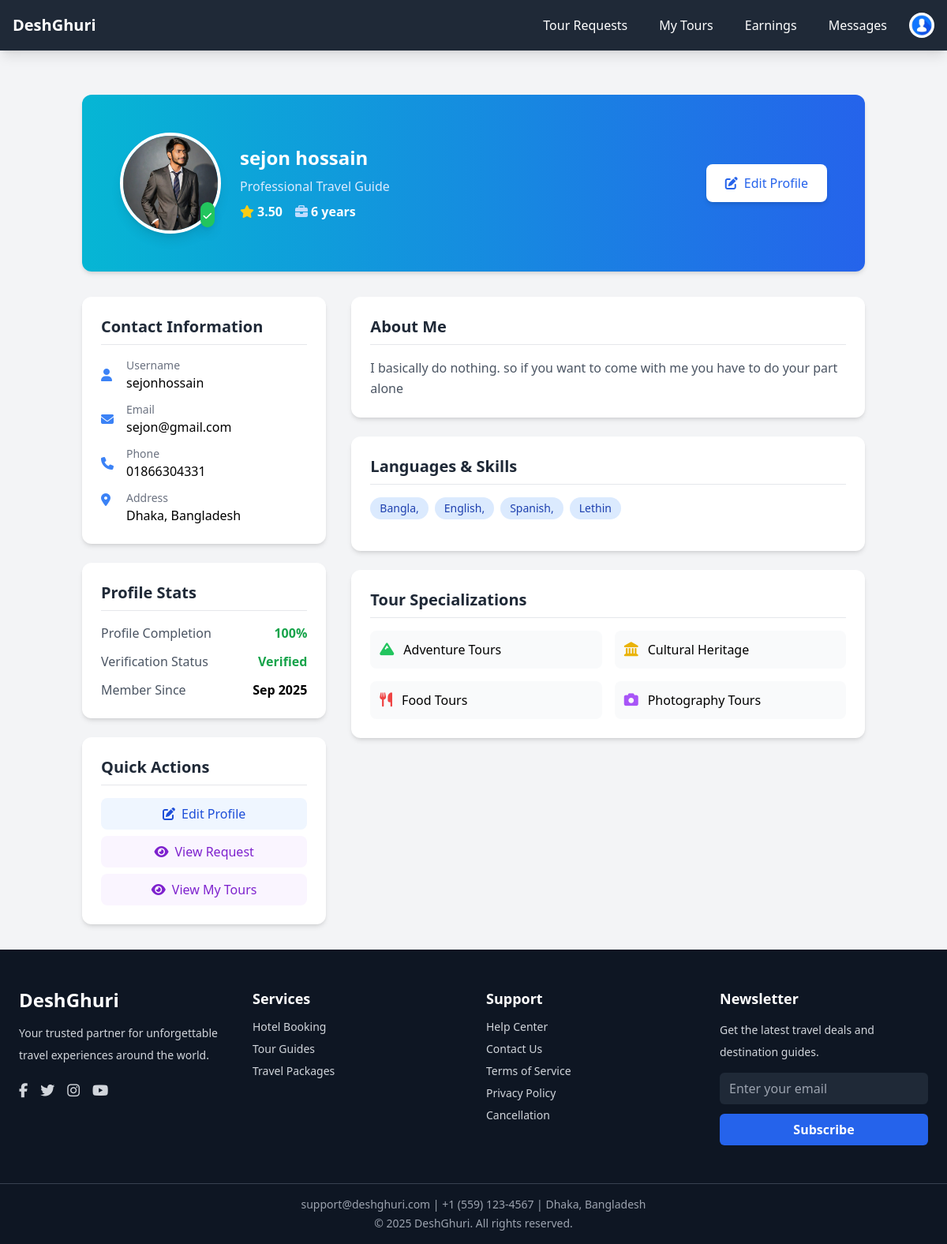
The app's page /guides/profile/ (signed in) with its own data.
### guides/models.py (models this page shows, shortened)
class GuideProfile(models.Model):
    user = models.OneToOneField(settings.AUTH_USER_MODEL, on_delete=models.CASCADE)
    phone = models.CharField(max_length=30, blank=True)
    bio = models.TextField(blank=True)
    experience_years = models.PositiveIntegerField(default=0)
    avatar = models.ImageField(upload_to='guides/avatars/', blank=True)
    is_verified = models.BooleanField(default=False)
    average_rating = models.DecimalField(max_digits=3, decimal_places=2, default=0.0)
    languages = models.CharField(max_length=200, blank=True)
    address = models.TextField(blank=True)
    is_completed = models.BooleanField(default=False)

### accounts/models.py (models this page shows, shortened)
class User(AbstractUser):
    username = models.CharField(
        max_length=150,
        unique=True,
        help_text="Required. 150 characters or fewer."
    )
    ROLE_CHOICES = (
        ('tourist', 'Tourist'),
        ('guide', 'Guide'),
        ('hotel_manager', 'Hotel Manager'),
    )
    role = models.CharField(max_length=20, choices=ROLE_CHOICES)
    agree_terms = models.BooleanField(default=False)

### accounts/utils.py (the view)
        def wrapper(request, *args, **kwargs):
            if request.user.is_authenticated and request.user.role in allowed_roles:
                return view_func(request, *args, **kwargs)
            else:
                raise PermissionDenied

### accounts/context_processors.py (called while the page is built)
def user_role(request):
    user = None
    role = None
    if request.user.is_authenticated:
        user = request.user
        role = user.role  # from your custom User model field
    return {
        'logged_user': user,
        'logged_role': role,
    }

### accounts/utils.py (called while the page is built)
def role_required(allowed_roles=None):
    if allowed_roles is None:
        allowed_roles = []
    def decorator(view_func):
        def wrapper(request, *args, **kwargs):
            if request.user.is_authenticated and request.user.role in allowed_roles:
                return view_func(request, *args, **kwargs)
            else:
                raise PermissionDenied
        return wrapper
    return decorator

### guides/views.py (called while the page is built)
@login_required
@role_required(['guide'])
def guide_profile(request):
    profile = GuideProfile.objects.filter(user=request.user).first()
    if profile:
        profile.refresh_from_db()
    return render(request, "guides/profile.html", {"guide_profile": profile})

### template/guides/profile.html (shortened to what this page needs)
{% extends "base.html" %}
{% load static %}
{% block content %}
<div class="container mx-auto px-4 py-8 max-w-5xl">
    <div class="bg-gradient-to-r from-cyan-500 to-blue-600 rounded-xl shadow-md overflow-hidden mb-8">
        <div class="p-12">
            <div class="flex flex-col md:flex-row justify-between items-start md:items-center">
                <div class="flex flex-col md:flex-row items-center space-x-0 md:space-x-6 space-y-4 md:space-y-0">
                    <div class="relative">
                        {% if guide_profile.avatar %}
                            <img src="{{ guide_profile.avatar.url }}" alt="Profile Avatar"
                                 class="w-32 h-32 rounded-full border-4 border-white shadow-lg object-cover">
                        {% else %}
                            <div class="w-28 h-28 rounded-full border-4 border-white shadow-lg bg-blue-400 flex items-center justify-center">
                                <i class="fas fa-user text-white text-3xl"></i>
                            </div>
                        {% endif %}
                        {% if guide_profile.is_verified %}
                            <span class="absolute bottom-2 right-2 bg-green-500 text-white p-1 rounded-full shadow-lg">
                                <i class="fas fa-check text-xs"></i>
                            </span>
                        {% endif %}
                    </div>
                    <div class="text-center md:text-left">
                        <h2 class="text-2xl font-bold text-white">
                            {{ user.get_full_name|default:user.username }}
                        </h2>
                        <p class="text-blue-100 mt-2">Professional Travel Guide</p>
                        <div class="flex items-center justify-center md:justify-start mt-2 space-x-4">
                            <div class="flex items-center">
                                <i class="fas fa-star text-yellow-400 mr-1"></i>
                                <span class="font-semibold text-white">{{ guide_profile.average_rating|default:"0.0" }}</span>
                            </div>
                            {% if guide_profile.experience_years %}
                            <div class="flex items-center">
                                <i class="fas fa-briefcase text-blue-200 mr-1"></i>
                                <span class="font-semibold text-white">{{ guide_profile.experience_years }} year{{ guide_profile.experience_years|pluralize }}</span>
                            </div>
                            {% endif %}
                        </div>
                    </div>
                </div>
                <div class="mt-4 md:mt-0">
                    <a href="{% url 'edit_profile' %}" class="bg-white hover:bg-blue-100 text-blue-600 px-6 py-3 rounded-lg font-medium transition inline-flex items-center shadow-md hover:shadow-lg">
                        <i class="fas fa-edit mr-2"></i>Edit Profile
                    </a>
                </div>
            </div>
        </div>
    </div>
    <div class="grid grid-cols-1 lg:grid-cols-3 gap-8">
        <div class="lg:col-span-1 space-y-6">
            <div class="bg-white rounded-xl shadow-md p-6">
                <h3 class="text-xl font-semibold text-gray-800 mb-4 border-b pb-2">Contact Information</h3>
                <div class="space-y-3">
                    <div class="flex items-center">
                        <i class="fas fa-user text-blue-500 w-5 mr-3"></i>
                        <div>
                            <p class="text-sm text-gray-500">Username</p>
                            <p class="font-medium">{{ user.username }}</p>
                        </div>
                    </div>
                    <div class="flex items-center">
                        <i class="fas fa-envelope text-blue-500 w-5 mr-3"></i>
                        <div>
                            <p class="text-sm text-gray-500">Email</p>
                            <p class="font-medium">{{ user.email }}</p>
                        </div>
                    </div>
                    {% if guide_profile.phone %}
                    <div class="flex items-center">
                        <i class="fas fa-phone text-blue-500 w-5 mr-3"></i>
                        <div>
                            <p class="text-sm text-gray-500">Phone</p>
                            <p class="font-medium">{{ guide_profile.phone }}</p>
                        </div>
                    </div>
                    {% endif %}
                    {% if guide_profile.address %}
                    <div class="flex items-start">
                        <i class="fas fa-map-marker-alt text-blue-500 w-5 mr-3 mt-1"></i>
                        <div>
                            <p class="text-sm text-gray-500">Address</p>
                            <p class="font-medium">{{ guide_profile.address }}</p>
                        </div>
                    </div>
                    {% endif %}
                </div>
            </div>
            <div class="bg-white rounded-xl shadow-md p-6">
                <h3 class="text-xl font-semibold text-gray-800 mb-4 border-b pb-2">Profile Stats</h3>
                <div class="space-y-3">
                    <div class="flex justify-between items-center">
                        <span class="text-gray-600">Profile Completion</span>
                        <span class="font-semibold {% if guide_profile.is_completed %}text-green-600{% else %}text-yellow-600{% endif %}">
                            {% if guide_profile.is_completed %}100%{% else %}In Progress{% endif %}
                        </span>
                    </div>
                    <div class="flex justify-between items-center">
                        <span class="text-gray-600">Verification Status</span>
                        <span class="font-semibold {% if guide_profile.is_verified %}text-green-600{% else %}text-yellow-600{% endif %}">
                            {% if guide_profile.is_verified %}Verified{% else %}Pending{% endif %}
                        </span>
                    </div>
                    <div class="flex justify-between items-center">
                        <span class="text-gray-600">Member Since</span>
                        <span class="font-semibold">{{ user.date_joined|date:"M Y" }}</span>
                    </div>
                </div>
            </div>
            <div class="bg-white rounded-xl shadow-md p-6">
                <h3 class="text-xl font-semibold text-gray-800 mb-4 border-b pb-2">Quick Actions</h3>
                <div class="space-y-2">
                    <a href="{% url 'edit_profile' %}" class="w-full bg-blue-50 hover:bg-blue-100 text-blue-700 px-4 py-2 rounded-lg font-medium transition flex items-center justify-center">
                        <i class="fas fa-edit mr-2"></i>Edit Profile
                    </a>
                     <a href="{% url 'tour_requests' %}" class="w-full bg-purple-50 hover:bg-purple-100 text-purple-700 px-4 py-2 rounded-lg font-medium transition flex items-center justify-center">
                        <i class="fas fa-eye mr-2"></i>View Request
                    </a>
                    <a href="{% url 'my_tours' %}" class="w-full bg-purple-50 hover:bg-purple-100 text-purple-700 px-4 py-2 rounded-lg font-medium transition flex items-center justify-center">
                        <i class="fas fa-eye mr-2"></i>View My Tours
                    </a>
                </div>
            </div>
        </div>
        <div class="lg:col-span-2 space-y-6">
            <div class="bg-white rounded-xl shadow-md p-6">
                <h3 class="text-xl font-semibold text-gray-800 mb-4 border-b pb-2">About Me</h3>
                {% if guide_profile.bio %}
                    <p class="text-gray-600 leading-relaxed">{{ guide_profile.bio }}</p>
                {% else %}
                    <p class="text-gray-400 italic">No bio added yet. <a href="{% url 'edit_profile' %}" class="text-blue-500 hover:text-blue-600">Add one now</a>.</p>
                {% endif %}
            </div>
            <div class="bg-white rounded-xl shadow-md p-6">
                <h3 class="text-xl font-semibold text-gray-800 mb-4 border-b pb-2">Languages & Skills</h3>
                {% if guide_profile.languages %}
                    <div class="flex flex-wrap gap-2 mb-4">
                        {% for lang in guide_profile.languages.split %}
                            <span class="bg-blue-100 text-blue-800 px-3 py-1 rounded-full text-sm font-medium">
                                {{ lang }}
                            </span>
                        {% endfor %}
                    </div>
                {% else %}
                    <p class="text-gray-400 italic mb-4">No languages specified. <a href="{% url 'edit_profile' %}" class="text-blue-500 hover:text-blue-600">Add them now</a>.</p>
                {% endif %}
            </div>
            <div class="bg-white rounded-xl shadow-md p-6">
                <h3 class="text-xl font-semibold text-gray-800 mb-4 border-b pb-2">Tour Specializations</h3>
                <div class="grid grid-cols-1 md:grid-cols-2 gap-4">
                    <div class="flex items-center p-3 bg-gray-50 rounded-lg">
                        <i class="fas fa-mountain text-green-500 mr-3 text-lg"></i>
                        <span class="font-medium">Adventure Tours</span>
                    </div>
                    <div class="flex items-center p-3 bg-gray-50 rounded-lg">
                        <i class="fas fa-landmark text-yellow-500 mr-3 text-lg"></i>
                        <span class="font-medium">Cultural Heritage</span>
                    </div>
                    <div class="flex items-center p-3 bg-gray-50 rounded-lg">
                        <i class="fas fa-utensils text-red-500 mr-3 text-lg"></i>
                        <span class="font-medium">Food Tours</span>
                    </div>
                    <div class="flex items-center p-3 bg-gray-50 rounded-lg">
                        <i class="fas fa-camera text-purple-500 mr-3 text-lg"></i>
                        <span class="font-medium">Photography Tours</span>
                    </div>
                </div>
            </div>
        </div>
    </div>
</div>
{% endblock %}

### records on screen
GuideProfile: avatar (picture), average_rating "3.50", experience_years "6", phone "01866304331", address "Dhaka, Bangladesh", bio "I basically do nothing. so if you want to come with me you have to do your part alone"
User: get_full_name "sejon hossain", username "sejonhossain", email "sejon@gmail.com", date_joined "Sep 2025"

### other values on screen
{{ lang }} "Bangla," "English," "Spanish," "Lethin"
